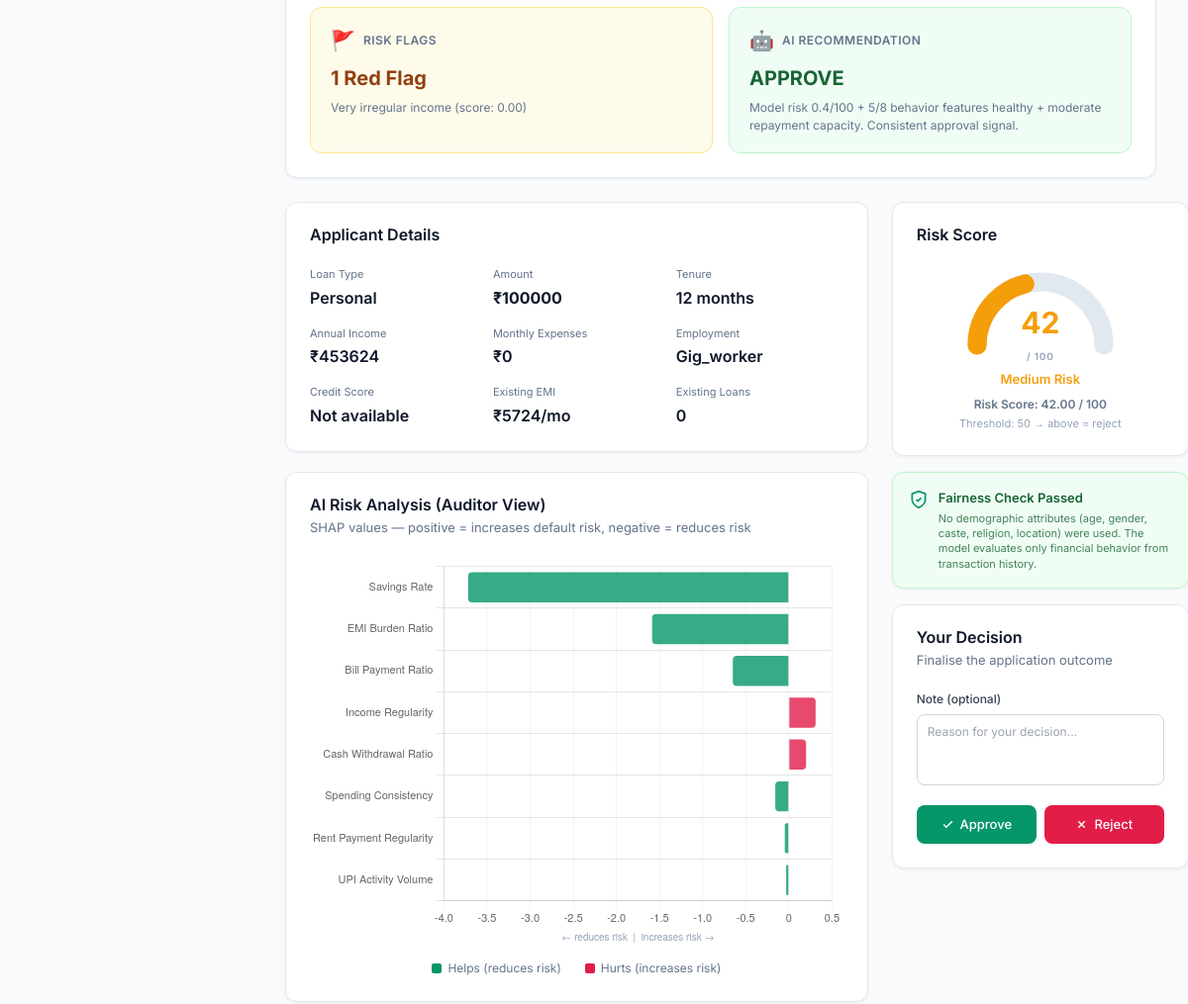
/banker/loans/14/ (signed in, middle part), run on an earlier commit of the app's database.
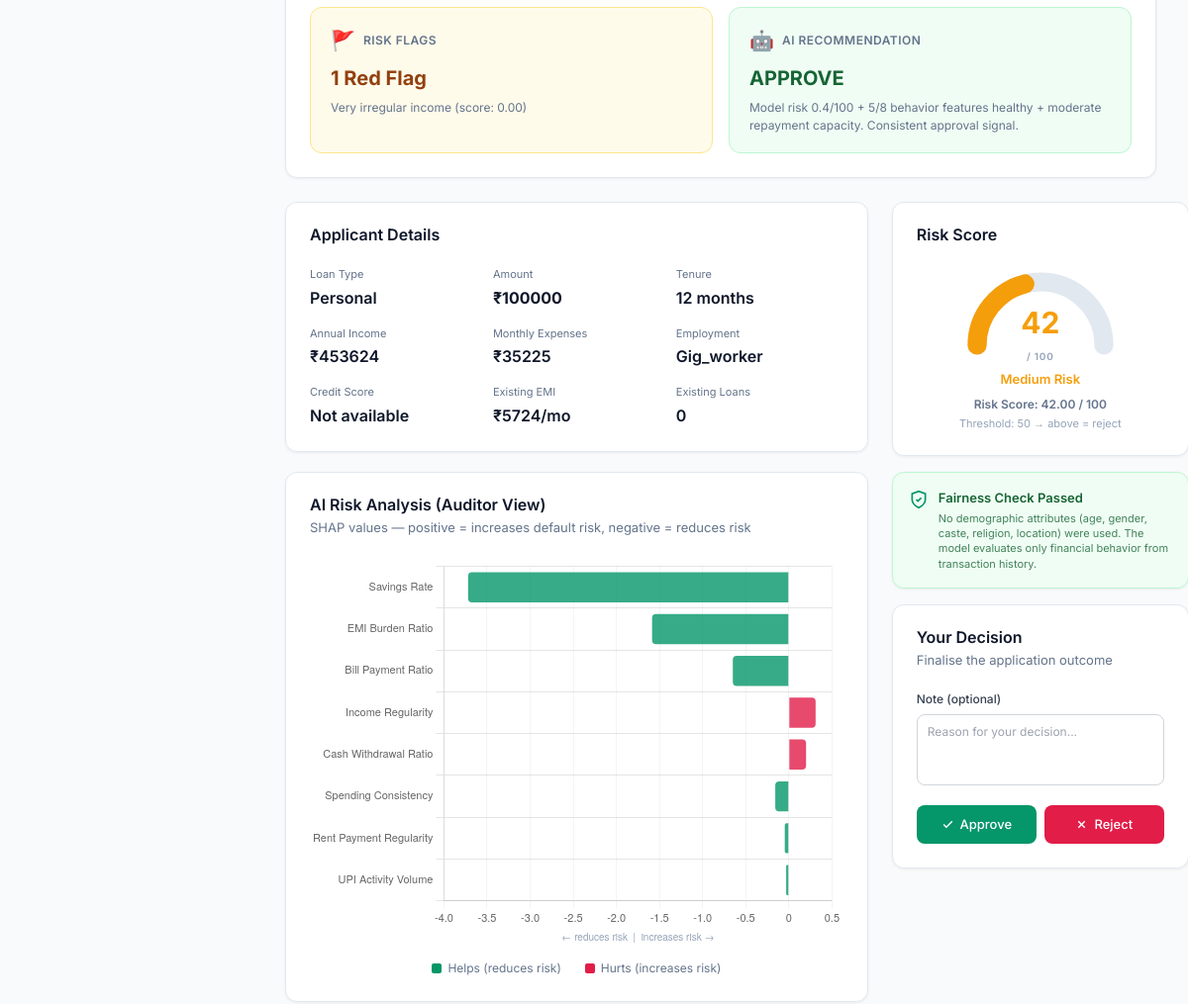
And on a later commit of the database.
### loans/models.py (models this page shows, shortened)
class LoanApplication(models.Model):
    LOAN_TYPE_CHOICES = [
        ('personal', 'Personal Loan'),
        ('vehicle',  'Vehicle Loan'),
    ]
    DECISION_CHOICES = [
        ('pending',  'Pending'),
        ('approved', 'Approved'),
        ('rejected', 'Rejected'),
    ]
    user = models.ForeignKey(User, on_delete=models.CASCADE, related_name='applications')
    loan_type          = models.CharField(max_length=20, choices=LOAN_TYPE_CHOICES)
    loan_amount_rupees = models.FloatField()
    tenure_months      = models.IntegerField()
    vehicle_purpose    = models.CharField(max_length=255, blank=True, null=True)
    annual_income_rupees    = models.FloatField(default=0)
    monthly_expenses_rupees = models.FloatField(default=0)
    employment_type         = models.CharField(max_length=30, default='salaried')
    existing_loans_count    = models.IntegerField(default=0)
    existing_emi_rupees     = models.FloatField(default=0)
    credit_score            = models.IntegerField(default=0)
    ai_decision                  = models.CharField(max_length=20, choices=DECISION_CHOICES, default='pending')
    risk_score                   = models.FloatField(default=50)
    user_explanation             = models.TextField(default='')
    shap_factors_json            = models.TextField(default='[]')
    improvement_suggestions_json = models.TextField(default='[]')
    fairness_check_passed        = models.BooleanField(default=True)
    fairness_note                = models.TextField(blank=True, null=True)
    feature_values_json          = models.TextField(default='{}', blank=True)
    kyc_document   = models.FileField(upload_to='loan_docs/%Y/%m/%d', null=True, blank=True)
    address_proof  = models.FileField(upload_to='loan_docs/%Y/%m/%d', null=True, blank=True)
    income_proof   = models.FileField(upload_to='loan_docs/%Y/%m/%d', null=True, blank=True)
    banker_decision    = models.CharField(max_length=20, choices=DECISION_CHOICES, blank=True, null=True)
    banker_note        = models.TextField(blank=True, null=True)
    banker_reviewed_at = models.DateTimeField(blank=True, null=True)
    banker             = models.ForeignKey(
        User, on_delete=models.SET_NULL, null=True, blank=True,
        related_name='reviewed_applications'
    )
    final_status = models.CharField(max_length=20, choices=DECISION_CHOICES, default='pending')
    previous_hash = models.CharField(max_length=64, default='0' * 64)
    current_hash  = models.CharField(max_length=64, default='')
    created_at = models.DateTimeField(auto_now_add=True)
    updated_at = models.DateTimeField(auto_now=True)
    class Meta:
        ordering = ['-created_at']
    @property
    def shap_factors(self):
        try:
            return json.loads(self.shap_factors_json)
        except Exception:
            return []
    @property
    def feature_values(self):
        try:
            return json.loads(self.feature_values_json)
        except Exception:
            return {}
    @property
    def risk_score_display(self):
        try:
            risk = float(self.risk_score)
        except Exception:
            return 50
        if risk <= 1:
            return risk * 100
        return risk

### loans/views.py (the view, shortened to what this page needs)
# urls.py: path('banker/loans/<int:pk>/', views.banker_loan_detail, name='banker_loan_detail'),
@login_required
def banker_loan_detail(request, pk):
    if get_role(request.user) != 'banker':
        return redirect('home')
    app = get_object_or_404(LoanApplication, pk=pk)
    shap_data = json.dumps(app.shap_factors)
    traced    = _trace_transactions(app)
    policy_checks = _compute_policy_checks(app)
    policy_passed = all(c['passed'] for c in policy_checks)
    ml_summary = _compute_ml_summary(app)
    return render(request, 'loans/banker_loan_detail.html', {
        'app':           app,
        'shap_data':     shap_data,
        'traced':        traced,
        'policy_checks': policy_checks,
        'policy_passed': policy_passed,
        'ml_summary':    ml_summary,
    })

### loans/views.py (called while the page is built)
def get_role(user):
    try:
        return user.profile.role
    except Exception:
        return 'user'

### templates/loans/banker_loan_detail.html (shortened to what the changed rows need)
{% extends 'loans/base.html' %}
{% block content %}
<div style="max-width:1100px;margin:0 auto;display:flex;flex-direction:column;gap:24px;">
  <div style="display:grid;grid-template-columns:1fr 300px;gap:24px;align-items:start;">
    <div style="display:flex;flex-direction:column;gap:20px;">
      <div class="card">
        <div class="card-body">
          <div style="display:grid;grid-template-columns:repeat(3,1fr);gap:16px;">
            <div><div style="font-size:11px;color:#64748b;margin-bottom:3px;">Loan Type</div><div style="font-weight:600;text-transform:capitalize;">{{ app.loan_type }}</div></div>
            <div><div style="font-size:11px;color:#64748b;margin-bottom:3px;">Amount</div><div style="font-weight:700;font-size:16px;">₹{{ app.loan_amount_rupees|floatformat:0 }}</div></div>
            <div><div style="font-size:11px;color:#64748b;margin-bottom:3px;">Tenure</div><div style="font-weight:600;">{{ app.tenure_months }} months</div></div>
            <div><div style="font-size:11px;color:#64748b;margin-bottom:3px;">Annual Income</div><div style="font-weight:600;">₹{{ app.annual_income_rupees|floatformat:0 }}</div></div>
            <div><div style="font-size:11px;color:#64748b;margin-bottom:3px;">Monthly Expenses</div><div style="font-weight:600;">₹{{ app.monthly_expenses_rupees|floatformat:0 }}</div></div>
            <div><div style="font-size:11px;color:#64748b;margin-bottom:3px;">Employment</div><div style="font-weight:600;text-transform:capitalize;">{{ app.employment_type }}</div></div>
            <div><div style="font-size:11px;color:#64748b;margin-bottom:3px;">Existing EMI</div><div style="font-weight:600;">₹{{ app.existing_emi_rupees|floatformat:0 }}/mo</div></div>
            <div><div style="font-size:11px;color:#64748b;margin-bottom:3px;">Existing Loans</div><div style="font-weight:600;">{{ app.existing_loans_count }}</div></div>
          </div>
        </div>
      </div>
    </div>
    <div style="display:flex;flex-direction:column;gap:16px;">
      <div class="card" style="{% if app.fairness_check_passed %}background:#f0fdf4;border-color:#bbf7d0;{% else %}background:#fffbeb;border-color:#fde68a;{% endif %}">
        <div class="card-body" style="padding:16px;">
          <div style="display:flex;align-items:flex-start;gap:10px;">
            {% if app.fairness_check_passed %}
            <svg width="20" height="20" viewBox="0 0 24 24" fill="none" stroke="#059669" stroke-width="2" style="flex-shrink:0;margin-top:1px;"><path d="M12 22s8-4 8-10V5l-8-3-8 3v7c0 6 8 10 8 10z"/><polyline points="9 12 11 14 15 10"/></svg>
            <div>
              <div style="font-weight:600;color:#166534;font-size:13px;">Fairness Check Passed</div>
              <p style="font-size:11px;color:#166534;opacity:.8;margin-top:3px;line-height:1.4;">{{ app.fairness_note }}</p>
            </div>
            {% endif %}
          </div>
        </div>
      </div>
    </div>
  </div>
</div>
{% endblock %}

What changed in the data, as far as the page shows it:
changed LoanApplication "Personal": monthly_expenses_rupees "0" → "35225"
